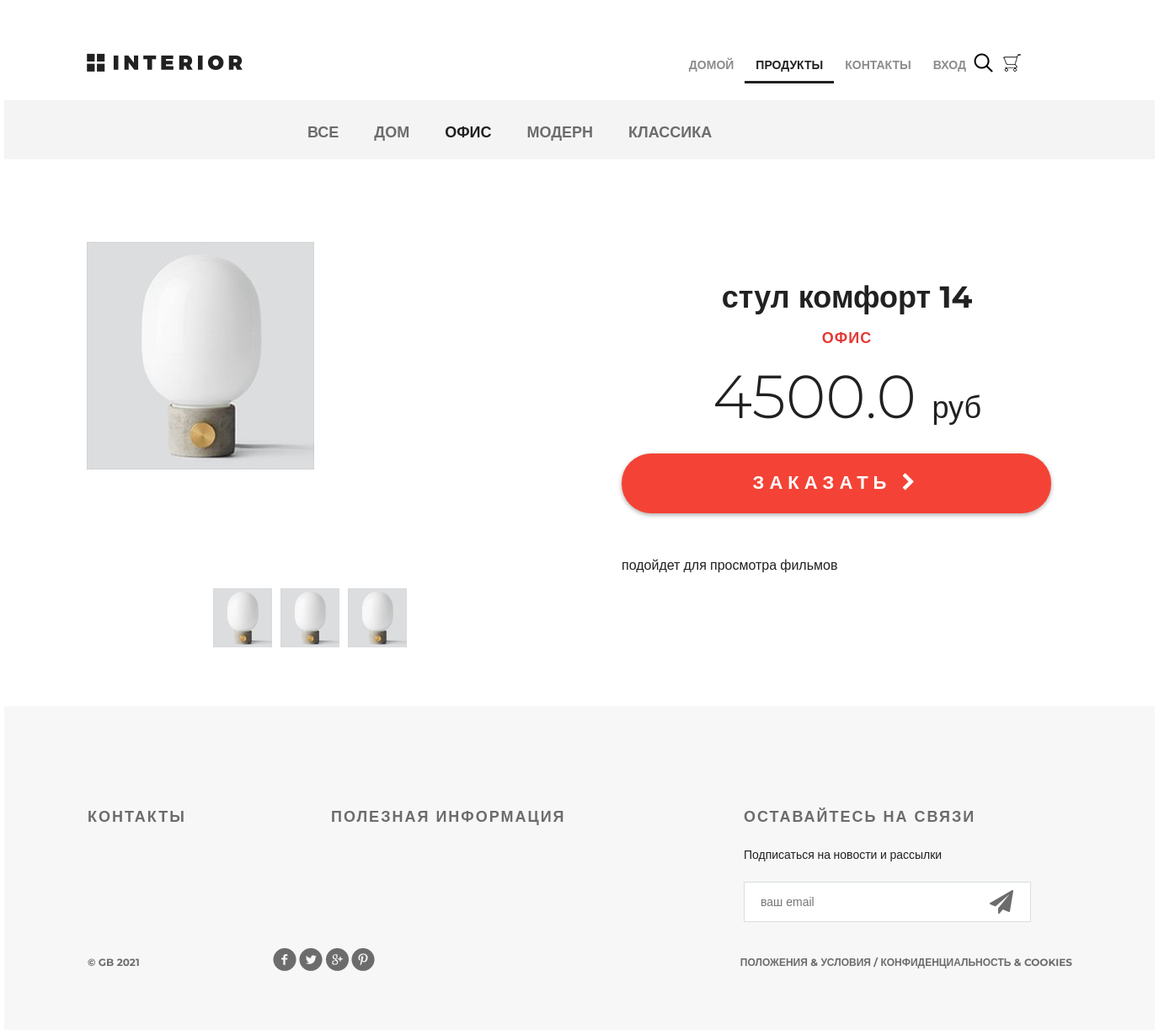
The page /products/product/1 on the database its author committed.
### mainapp/models.py (models this page shows, shortened)
class ProductCategory(models.Model):
    name = models.CharField(max_length=64, unique=True, verbose_name='имя')
    description = models.TextField(verbose_name='описание', blank=True)
    is_active = models.BooleanField(verbose_name='активность', default=True)

class Product(models.Model):
    category = models.ForeignKey(ProductCategory, on_delete=models.CASCADE)
    name = models.CharField(max_length=128, verbose_name='имя')
    image = models.ImageField(upload_to='products_images', blank=True)
    short_desc = models.CharField(max_length=64, verbose_name='краткое описание', blank=True)
    description = models.TextField(blank=True, verbose_name='описание')
    price = models.DecimalField(verbose_name='цена', max_digits=8, decimal_places=2, default=0)
    quantity = models.PositiveSmallIntegerField(verbose_name='количество на складе', default=0)
    is_active = models.BooleanField(verbose_name='активность', default=True)

### mainapp/views.py (the view)
# urls.py: path('product/<int:pk>', mainapp.product, name='product')
def product(request, pk):
    links_menu = ProductCategory.objects.all()
    content = {
        'title': 'продукт',
        'product': get_object_or_404(Product, pk=pk),
        'basket': get_basket(request.user),
        'links_menu': links_menu,
    }
    return render(request, 'mainapp/product.html', content)

### mainapp/views.py (called while the page is built)
def get_basket(user):
    if user.is_authenticated:
        return Basket.objects.filter(user=user)
    return []

### mainapp/templates/mainapp/product.html (shortened to what this page needs)
{% extends 'mainapp/base.html' %}
{% load static %}
{% block menu %}
    <div class="hero-white">
        <div class="header clearfix">
            {% include 'mainapp/includes/inc_menu.html' %}
        </div>
    </div>
{% endblock %}
{% block content %}
    <div class="details">
        <div class="links clearfix">
            {% include 'mainapp/includes/inc_categories_menu.html' %}
        </div>
        <div class="details-products">
            <div class="details-slider">
                <div class="slider-product">
                    <img src="/media/{{ product.image }}">
                </div>
                <div class="slider-control">
                    <div class="block">
                        <a href="#"><img src="/media/{{ product.image }}" alt="">
                        </a>
                    </div>
                    <div class="block">
                        <a href="#"><img src="/media/{{ product.image }}" alt="">
                        </a>
                    </div>
                    <div class="block">
                        <a href="#"><img src="/media/{{ product.image }}" alt="">
                        </a>
                    </div>
                </div>
            </div>
            <div class="description">
                <h3 class="big-bold">{{ product.name }}</h3>
                <h3 class="red">{{ product.category.name }}</h3>
                <p class="price"> {{ product.price|floatformat:1 }} <span>руб</span></p>
                <a href="{% url 'basket:add' product.pk %}" class="red-button">
                    заказать <i class="fa fa-chevron-right" aria-hidden="true"></i>
                </a>
                <div class="description-text">
                    <p>
                        {{ product.description }}
                    </p>
                </div>
            </div>
        </div>
    </div>
{% endblock %}

### mainapp/templates/mainapp/includes/inc_categories_menu.html (shortened to what this page needs)
<ul class="links-menu">
    <li>
        <a href="{% url 'products:category' 0 %}"
           class="">
            все
        </a>
    </li>
    {% for link in links_menu %}
        <li>
            <a href="{% url 'products:category' link.pk %}"
               class="{% if product and product.category.pk == link.pk %}
                        active
                    {% endif %}
                    ">
                {{ link.name }}
            </a>
        </li>
    {% endfor %}
</ul>

### static/css/style.css (style rules this page uses)
* { margin: 0; padding: 0; }
body { font-family: 'Montserrat', sans-serif; }
html, body { height: 100%; }
.slider-control .block a img { width: 70px; }
.clearfix:after { content: ""; display: block; clear: both; }
.big-bold { color: #212121; font-size: 36px; font-weight: 700; text-align: left; margin-bottom: 24px; line-height: 36px; }
.red { text-transform: uppercase; color: #e53935; font-size: 18px; font-weight: 700; text-align: left; letter-spacing: 1px; line-height: 17px; margin-bottom: 22px; }
.hero-white { background-color: #fff; height: 119px; padding-left: 98px; padding-right: 211px; position: relative; }
.links { height: 70px; background-color: #f4f4f4; position: relative; padding-left: 360px; }
.links-menu { margin: 27px auto 0px; position: absolute; }
.links-menu li { float: left; list-style-type: none; padding-right: 42px; }
.links-menu li a { text-decoration: none; color: #6c6c6c; font-size: 18px; font-weight: 700; text-transform: uppercase; }
.links-menu .active { color: #212121; font-size: 18px; font-weight: 700; }
.details-products { padding-left: 98px; padding-right: 98px; margin-top: 98px; height: 551px; }
.details-slider { width: 570px; float: left; margin-right: 30px; }
.slider-product { width: 570px; height: 400px; }
.slider-control { width: 420px; height: 70px; margin: 11px auto 0px; padding-left: 150px }
.slider-control .block { height: 70px; width: 70px; position: relative; float: left; margin-right: 10px; }
.description { width: 535px; float: right; padding-left: 35px }
.description .big-bold { color: #212121; font-size: 36px; font-weight: 700; text-align: center; margin-top: 47px; margin-bottom: 0px; }
.description .red { text-transform: uppercase; color: #e53935; font-size: 18px; font-weight: 700; text-align: center; letter-spacing: 1px; line-height: 17px; margin-top: 23px; margin-bottom: 36px; }
.description .price { color: #212121; font-size: 72px; font-weight: 300; line-height: 48px; text-align: center; }
.description .price span { color: #212121; font-size: 36px; font-weight: 300; line-height: 48px; text-align: center; }
.red-button { display: block; height: 71px; width: 510px; border-radius: 35px; background-color: #f44336; text-align: center; text-transform: uppercase; text-decoration: none; color: #ffffff; font-size: 22px; font-weight: 700; line-height: 24px; box-shadow: 0px 2px 4.85px 0.15px rgba(33, 33, 33, 0.35); line-height: 70px; letter-spacing: 6px; margin-top: 31px; }
.description-text { margin-top: 50px; color: #212121; font-size: 16px; font-weight: 300; line-height: 24px; text-align: left; }
.description-text p { margin-bottom: 0.5em; }

### rows shown on the page
ProductCategory: name "ДОМ"
ProductCategory: name "ОФИС"
ProductCategory: name "МОДЕРН"
ProductCategory: name "КЛАССИКА"
Product: image (picture), name "стул комфорт 14", category.name "ОФИС", price "4500.0", description "подойдет для просмотра фильмов"
